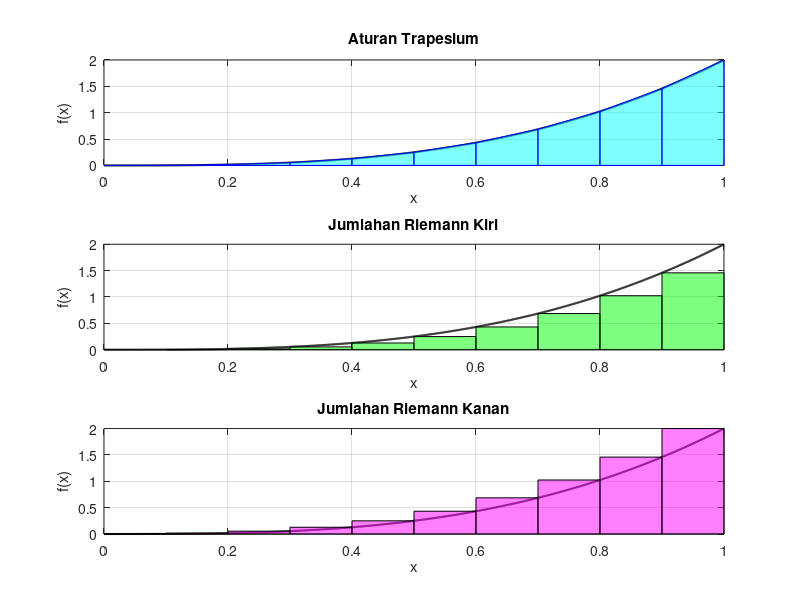

Write the MATLAB code that produced this figure.
%Tugas Nomor 1

% % % METODE JACOBI
% % Sistem persamaan linear
 A = [10 -1 2 0;
     -1 11 -1 3;
      2 -1 10 -1;
      0 3 -1 8];
 b = [6; 25; -11; 15];
 
% % Inisialisasi awal
x = [0;0;0;0];
tol = 1e-6;
max_iter = 100;
n = length(b);
x_old = x;
 
for k = 1:max_iter
     for i = 1:n
         sum = 0;
         for j = 1:n
             if j ~= i
                 sum = sum + A(i,j)*x_old(j);
             end
         end
         x(i) = (b(i) - sum)/A(i,i);
     end
     if norm(x - x_old, inf) < tol
         fprintf('Jacobi selesai dalam %d iterasi.\n', k);
         break;
     end
     x_old = x;
 end
 
 disp('Hasil dengan metode Jacobi:');
 disp(x);
 
% % % METODE Gauss-Seidel
% % Sistem persamaan linear
 A = [10 -1 2 0;
     -1 11 -1 3;
      2 -1 10 -1;
      0 3 -1 8];
 b = [6; 25; -11; 15];
 
% % Inisialisasi awal
 x = [0;0;0;0];
 tol = 1e-6;
 max_iter = 100;
 n = length(b);
 
 for k = 1:max_iter
     x_old = x;
     for i = 1:n
         sum1 = A(i,1:i-1)*x(1:i-1);
         sum2 = A(i,i+1:n)*x_old(i+1:n);
         x(i) = (b(i) - sum1 - sum2)/A(i,i);
     end
     if norm(x - x_old, inf) < tol
         fprintf('Gauss-Seidel selesai dalam %d iterasi.\n', k);
         break;
     end
 end
 
 disp('Hasil dengan metode Gauss-Seidel:');
 disp(x);


% Tugas Nomor 2

clc; clear;

% Fungsi yang akan diintegralkan
f = @(x) 2*x.^3;

% Interval dan lebar langkah
a = 0; b = 1;
h = 0.1;
x = a:h:b;
y = f(x);
n = length(x) - 1;

% 1. Aturan Trapesium
Tn = h/2 * (y(1) + 2*sum(y(2:end-1)) + y(end));

% 2. Riemann Kiri
R_left = h * sum(y(1:end-1));

% 3. Riemann Kanan
R_right = h * sum(y(2:end));

% 4. Nilai eksak
L_exact = integral(f, a, b);  % bisa juga pakai 0.5

% 5. Cetak hasil
fprintf('Metode Trapesium     : %.6f\n', Tn);
fprintf('Riemann Kiri         : %.6f\n', R_left);
fprintf('Riemann Kanan        : %.6f\n', R_right);
fprintf('Nilai eksak (analitik): %.6f\n', L_exact);
fprintf('Error Trapesium      : %.6f\n', abs(Tn - L_exact));
fprintf('Error Riemann Kiri   : %.6f\n', abs(R_left - L_exact));
fprintf('Error Riemann Kanan  : %.6f\n', abs(R_right - L_exact));

% 6. Grafik
xx = linspace(a, b, 1000);
yy = f(xx);

figure;

% --- Plot Fungsi Asli
subplot(3,1,1);
plot(xx, yy, 'k-', 'LineWidth', 1.5); hold on;
for i = 1:n
    % Trapesium antara titik ke-i dan ke-(i+1)
    fill([x(i) x(i) x(i+1) x(i+1)], [0 y(i) y(i+1) 0], 'c', 'FaceAlpha', 0.5, 'EdgeColor', 'b');
end
title('Aturan Trapesium');
xlabel('x'); ylabel('f(x)'); grid on;

% --- Riemann Kiri
subplot(3,1,2);
plot(xx, yy, 'k-', 'LineWidth', 1.5); hold on;
for i = 1:n
    fill([x(i) x(i) x(i+1) x(i+1)], [0 y(i) y(i) 0], 'g', 'FaceAlpha', 0.5, 'EdgeColor', 'k');
end
title('Jumlahan Riemann Kiri');
xlabel('x'); ylabel('f(x)'); grid on;

% --- Riemann Kanan
subplot(3,1,3);
plot(xx, yy, 'k-', 'LineWidth', 1.5); hold on;
for i = 1:n
    fill([x(i) x(i) x(i+1) x(i+1)], [0 y(i+1) y(i+1) 0], 'm', 'FaceAlpha', 0.5, 'EdgeColor', 'k');
end
title('Jumlahan Riemann Kanan');
xlabel('x'); ylabel('f(x)'); grid on;

